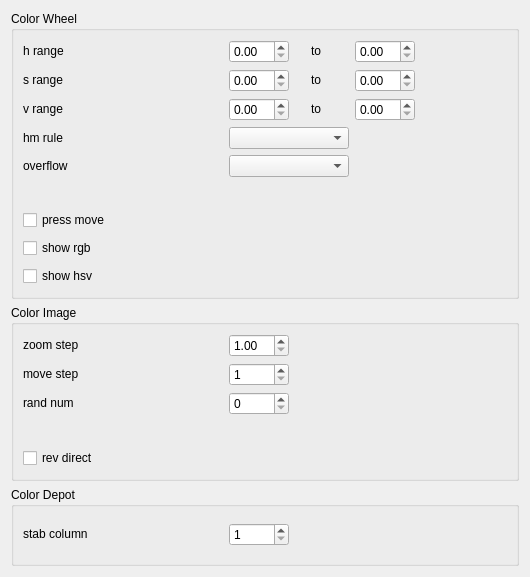
         <widget class="QWidget" name="rule_scroll_contents">
          <property name="geometry">
           <rect>
            <x>0</x>
            <y>0</y>
            <width>530</width>
            <height>577</height>
           </rect>
          </property>
          <layout class="QVBoxLayout" name="verticalLayout_2">
           <item>
            <widget class="QGroupBox" name="rule_wheel_window_gbox">
             <property name="title">
              <string>Color Wheel</string>
             </property>
             <layout class="QGridLayout" name="gridLayout_7">
              <item row="0" column="0">
               <widget class="QLabel" name="h_range_label">
                <property name="minimumSize">
                 <size>
                  <width>200</width>
                  <height>20</height>
                 </size>
                </property>
                <property name="maximumSize">
                 <size>
                  <width>200</width>
                  <height>20</height>
                 </size>
                </property>
                <property name="text">
                 <string>h range</string>
                </property>
               </widget>
              </item>
              <item row="0" column="1">
               <widget class="QDoubleSpinBox" name="h_range_0_dp">
                <property name="minimumSize">
                 <size>
                  <width>60</width>
                  <height>0</height>
                 </size>
                </property>
                <property name="maximumSize">
                 <size>
                  <width>60</width>
                  <height>16777215</height>
                 </size>
                </property>
                <property name="maximum">
                 <double>360.000000000000000</double>
                </property>
                <property name="singleStep">
                 <double>10.000000000000000</double>
                </property>
               </widget>
              </item>
              <item row="0" column="2">
               <widget class="QLabel" name="h_range_to_label">
                <property name="minimumSize">
                 <size>
                  <width>30</width>
                  <height>20</height>
                 </size>
                </property>
                <property name="maximumSize">
                 <size>
                  <width>30</width>
                  <height>20</height>
                 </size>
                </property>
                <property name="text">
                 <string>to</string>
                </property>
               </widget>
              </item>
              <item row="0" column="3">
               <widget class="QDoubleSpinBox" name="h_range_1_dp">
                <property name="minimumSize">
                 <size>
                  <width>60</width>
                  <height>0</height>
                 </size>
                </property>
                <property name="maximumSize">
                 <size>
                  <width>60</width>
                  <height>16777215</height>
                 </size>
                </property>
                <property name="maximum">
                 <double>360.000000000000000</double>
                </property>
                <property name="singleStep">
                 <double>10.000000000000000</double>
                </property>
                <property name="value">
                 <double>0.000000000000000</double>
                </property>
               </widget>
              </item>
              <item row="0" column="4">
               <spacer name="hsp_5">
                <property name="orientation">
                 <enum>Qt::Horizontal</enum>
                </property>
                <property name="sizeHint" stdset="0">
                 <size>
                  <width>71</width>
                  <height>20</height>
                 </size>
                </property>
               </spacer>
              </item>
              <item row="1" column="0">
               <widget class="QLabel" name="s_range_label">
                <property name="minimumSize">
                 <size>
                  <width>200</width>
                  <height>20</height>
                 </size>
                </property>
                <property name="maximumSize">
                 <size>
                  <width>200</width>
                  <height>20</height>
                 </size>
                </property>
                <property name="text">
                 <string>s range</string>
                </property>
               </widget>
              </item>
              <item row="1" column="1">
               <widget class="QDoubleSpinBox" name="s_range_0_dp">
                <property name="minimumSize">
                 <size>
                  <width>60</width>
                  <height>0</height>
                 </size>
                </property>
                <property name="maximumSize">
                 <size>
                  <width>60</width>
                  <height>16777215</height>
                 </size>
                </property>
                <property name="maximum">
                 <double>1.000000000000000</double>
                </property>
                <property name="singleStep">
                 <double>0.100000000000000</double>
                </property>
               </widget>
              </item>
              <item row="1" column="2">
               <widget class="QLabel" name="s_range_to_label">
                <property name="minimumSize">
                 <size>
                  <width>30</width>
                  <height>20</height>
                 </size>
                </property>
                <property name="maximumSize">
                 <size>
                  <width>30</width>
                  <height>20</height>
                 </size>
                </property>
                <property name="text">
                 <string>to</string>
                </property>
               </widget>
              </item>
              <item row="1" column="3">
               <widget class="QDoubleSpinBox" name="s_range_1_dp">
                <property name="minimumSize">
                 <size>
                  <width>60</width>
                  <height>0</height>
                 </size>
                </property>
                <property name="maximumSize">
                 <size>
                  <width>60</width>
                  <height>16777215</height>
                 </size>
                </property>
                <property name="maximum">
                 <double>1.000000000000000</double>
                </property>
                <property name="singleStep">
                 <double>0.100000000000000</double>
                </property>
                <property name="value">
                 <double>0.000000000000000</double>
                </property>
               </widget>
              </item>
              <item row="2" column="0">
               <widget class="QLabel" name="v_range_label">
                <property name="minimumSize">
                 <size>
                  <width>200</width>
                  <height>20</height>
                 </size>
                </property>
                <property name="maximumSize">
                 <size>
                  <width>200</width>
                  <height>20</height>
                 </size>
                </property>
                <property name="text">
                 <string>v range</string>
                </property>
               </widget>
              </item>
              <item row="2" column="1">
               <widget class="QDoubleSpinBox" name="v_range_0_dp">
                <property name="minimumSize">
                 <size>
                  <width>60</width>
                  <height>0</height>
                 </size>
                </property>
                <property name="maximumSize">
                 <size>
                  <width>60</width>
                  <height>16777215</height>
                 </size>
                </property>
                <property name="maximum">
                 <double>1.000000000000000</double>
                </property>
                <property name="singleStep">
                 <double>0.100000000000000</double>
                </property>
               </widget>
              </item>
              <item row="2" column="2">
               <widget class="QLabel" name="v_range_to_label">
                <property name="minimumSize">
                 <size>
                  <width>30</width>
                  <height>20</height>
                 </size>
                </property>
                <property name="maximumSize">
                 <size>
                  <width>30</width>
                  <height>20</height>
                 </size>
                </property>
                <property name="text">
                 <string>to</string>
                </property>
               </widget>
              </item>
              <item row="2" column="3">
               <widget class="QDoubleSpinBox" name="v_range_1_dp">
                <property name="minimumSize">
                 <size>
                  <width>60</width>
                  <height>0</height>
                 </size>
                </property>
                <property name="maximumSize">
                 <size>
                  <width>60</width>
                  <height>16777215</height>
                 </size>
                </property>
                <property name="maximum">
                 <double>1.000000000000000</double>
                </property>
                <property name="singleStep">
                 <double>0.100000000000000</double>
                </property>
                <property name="value">
                 <double>0.000000000000000</double>
                </property>
               </widget>
              </item>
              <item row="3" column="0">
               <widget class="QLabel" name="hm_rule_label">
                <property name="minimumSize">
                 <size>
                  <width>200</width>
                  <height>20</height>
                 </size>
                </property>
                <property name="maximumSize">
                 <size>
                  <width>200</width>
                  <height>20</height>
                 </size>
                </property>
                <property name="text">
                 <string>hm rule</string>
                </property>
               </widget>
              </item>
              <item row="3" column="1" colspan="2">
               <widget class="QComboBox" name="hm_rule_comb">
                <property name="minimumSize">
                 <size>
                  <width>120</width>
                  <height>22</height>
                 </size>
                </property>
                <property name="maximumSize">
                 <size>
                  <width>120</width>
                  <height>22</height>
                 </size>
                </property>
               </widget>
              </item>
              <item row="4" column="0">
               <widget class="QLabel" name="overflow_label">
                <property name="minimumSize">
                 <size>
                  <width>200</width>
                  <height>20</height>
                 </size>
                </property>
                <property name="maximumSize">
                 <size>
                  <width>200</width>
                  <height>20</height>
                 </size>
                </property>
                <property name="text">
                 <string>overflow</string>
                </property>
               </widget>
              </item>
              <item row="4" column="1" colspan="2">
               <widget class="QComboBox" name="overflow_comb">
                <property name="minimumSize">
                 <size>
                  <width>120</width>
                  <height>22</height>
                 </size>
                </property>
                <property name="maximumSize">
                 <size>
                  <width>120</width>
                  <height>22</height>
                 </size>
                </property>
               </widget>
              </item>
              <item row="5" column="0" colspan="5">
               <widget class="QWidget" name="color_wheel_inner_space" native="true">
                <property name="minimumSize">
                 <size>
                  <width>0</width>
                  <height>20</height>
                 </size>
                </property>
                <property name="maximumSize">
                 <size>
                  <width>16777215</width>
                  <height>20</height>
                 </size>
                </property>
               </widget>
              </item>
              <item row="6" column="0" colspan="3">
               <widget class="QCheckBox" name="press_move_cbox">
                <property name="minimumSize">
                 <size>
                  <width>300</width>
                  <height>22</height>
                 </size>
                </property>
                <property name="maximumSize">
                 <size>
                  <width>300</width>
                  <height>22</height>
                 </size>
                </property>
                <property name="text">
                 <string>press move</string>
                </property>
                <property name="checked">
                 <bool>false</bool>
                </property>
               </widget>
              </item>
              <item row="7" column="0" colspan="3">
               <widget class="QCheckBox" name="show_rgb_cbox">
                <property name="minimumSize">
                 <size>
                  <width>300</width>
                  <height>22</height>
                 </size>
                </property>
                <property name="maximumSize">
                 <size>
                  <width>300</width>
                  <height>22</height>
                 </size>
                </property>
                <property name="text">
                 <string>show rgb</string>
                </property>
                <property name="checked">
                 <bool>false</bool>
                </property>
               </widget>
              </item>
              <item row="8" column="0" colspan="3">
               <widget class="QCheckBox" name="show_hsv_cbox">
                <property name="minimumSize">
                 <size>
                  <width>300</width>
                  <height>22</height>
                 </size>
                </property>
                <property name="maximumSize">
                 <size>
                  <width>300</width>
                  <height>22</height>
                 </size>
                </property>
                <property name="text">
                 <string>show hsv</string>
                </property>
                <property name="checked">
                 <bool>false</bool>
                </property>
               </widget>
              </item>
             </layout>
            </widget>
           </item>
           <item>
            <widget class="QGroupBox" name="rule_image_window_gbox">
             <property name="title">
              <string>Color Image</string>
             </property>
             <layout class="QGridLayout" name="gridLayout_14">
              <item row="0" column="0">
               <widget class="QLabel" name="zoom_step_label">
                <property name="minimumSize">
                 <size>
                  <width>200</width>
                  <height>20</height>
                 </size>
                </property>
                <property name="maximumSize">
                 <size>
                  <width>200</width>
                  <height>20</height>
                 </size>
                </property>
                <property name="text">
                 <string>zoom step</string>
                </property>
               </widget>
              </item>
              <item row="0" column="1">
               <widget class="QDoubleSpinBox" name="zoom_step_dp">
                <property name="minimumSize">
                 <size>
                  <width>60</width>
                  <height>0</height>
                 </size>
                </property>
                <property name="maximumSize">
                 <size>
                  <width>60</width>
                  <height>16777215</height>
                 </size>
                </property>
                <property name="minimum">
                 <double>1.000000000000000</double>
                </property>
                <property name="maximum">
                 <double>10.000000000000000</double>
                </property>
                <property name="singleStep">
                 <double>0.050000000000000</double>
                </property>
                <property name="value">
                 <double>1.000000000000000</double>
                </property>
               </widget>
              </item>
              <item row="0" column="2">
               <spacer name="hsp_6">
                <property name="orientation">
                 <enum>Qt::Horizontal</enum>
                </property>
                <property name="sizeHint" stdset="0">
                 <size>
                  <width>100</width>
                  <height>10</height>
                 </size>
                </property>
               </spacer>
              </item>
              <item row="1" column="0">
               <widget class="QLabel" name="move_step_label">
                <property name="minimumSize">
                 <size>
                  <width>200</width>
                  <height>20</height>
                 </size>
                </property>
                <property name="maximumSize">
                 <size>
                  <width>200</width>
                  <height>20</height>
                 </size>
                </property>
                <property name="text">
                 <string>move step</string>
                </property>
               </widget>
              </item>
              <item row="1" column="1">
               <widget class="QSpinBox" name="move_step_dp">
                <property name="minimumSize">
                 <size>
                  <width>60</width>
                  <height>0</height>
                 </size>
                </property>
                <property name="maximumSize">
                 <size>
                  <width>60</width>
                  <height>16777215</height>
                 </size>
                </property>
                <property name="minimum">
                 <number>1</number>
                </property>
                <property name="maximum">
                 <number>100</number>
                </property>
                <property name="value">
                 <number>1</number>
                </property>
               </widget>
              </item>
              <item row="2" column="0">
               <widget class="QLabel" name="rand_num_label">
                <property name="minimumSize">
                 <size>
                  <width>200</width>
                  <height>20</height>
                 </size>
                </property>
                <property name="maximumSize">
                 <size>
                  <width>200</width>
                  <height>20</height>
                 </size>
                </property>
                <property name="text">
                 <string>rand num</string>
                </property>
               </widget>
              </item>
              <item row="2" column="1">
               <widget class="QSpinBox" name="rand_num_sp">
                <property name="minimumSize">
                 <size>
                  <width>60</width>
                  <height>0</height>
                 </size>
                </property>
                <property name="maximumSize">
                 <size>
                  <width>60</width>
                  <height>16777215</height>
                 </size>
                </property>
                <property name="maximum">
                 <number>1000000000</number>
                </property>
               </widget>
              </item>
              <item row="3" column="0" colspan="3">
               <widget class="QWidget" name="color_image_inner_space" native="true">
                <property name="minimumSize">
                 <size>
                  <width>0</width>
                  <height>20</height>
                 </size>
                </property>
                <property name="maximumSize">
                 <size>
                  <width>16777215</width>
                  <height>20</height>
                 </size>
                </property>
               </widget>
              </item>
              <item row="4" column="0" colspan="3">
               <widget class="QCheckBox" name="rev_direct_cbox">
                <property name="minimumSize">
                 <size>
                  <width>300</width>
                  <height>22</height>
                 </size>
                </property>
                <property name="maximumSize">
                 <size>
                  <width>300</width>
                  <height>22</height>
                 </size>
                </property>
                <property name="text">
                 <string>rev direct</string>
                </property>
                <property name="checked">
                 <bool>false</bool>
                </property>
               </widget>
              </item>
             </layout>
            </widget>
           </item>
           <item>
            <widget class="QGroupBox" name="rule_depot_window_gbox">
             <property name="title">
              <string>Color Depot</string>
             </property>
             <layout class="QGridLayout" name="gridLayout_8">
              <item row="0" column="2">
               <spacer name="hsp_9">
                <property name="orientation">
                 <enum>Qt::Horizontal</enum>
                </property>
                <property name="sizeHint" stdset="0">
                 <size>
                  <width>100</width>
                  <height>10</height>
                 </size>
                </property>
               </spacer>
              </item>
              <item row="0" column="0">
               <widget class="QLabel" name="stab_column_label">
                <property name="minimumSize">
                 <size>
                  <width>200</width>
                  <height>20</height>
                 </size>
                </property>
                <property name="maximumSize">
                 <size>
                  <width>200</width>
                  <height>20</height>
                 </size>
                </property>
                <property name="text">
                 <string>stab column</string>
                </property>
               </widget>
              </item>
              <item row="0" column="1">
               <widget class="QSpinBox" name="stab_column_dp">
                <property name="minimumSize">
                 <size>
                  <width>60</width>
                  <height>0</height>
                 </size>
                </property>
                <property name="maximumSize">
                 <size>
                  <width>60</width>
                  <height>16777215</height>
                 </size>
                </property>
                <property name="minimum">
                 <number>1</number>
                </property>
                <property name="maximum">
                 <number>12</number>
                </property>
                <property name="value">
                 <number>1</number>
                </property>
               </widget>
              </item>
             </layout>
            </widget>
           </item>
          </layout>
         </widget>
